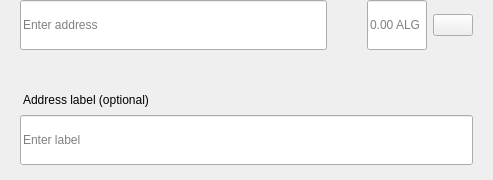
<?xml version="1.0" encoding="UTF-8"?>
<ui version="4.0">
 <class>SendMultiRow</class>
 <widget class="QWidget" name="SendMultiRow">
  <property name="geometry">
   <rect>
    <x>0</x>
    <y>0</y>
    <width>493</width>
    <height>180</height>
   </rect>
  </property>
  <property name="minimumSize">
   <size>
    <width>0</width>
    <height>0</height>
   </size>
  </property>
  <property name="maximumSize">
   <size>
    <width>16777215</width>
    <height>16777215</height>
   </size>
  </property>
  <property name="windowTitle">
   <string>Form</string>
  </property>
  <layout class="QVBoxLayout" name="verticalLayout_3">
   <property name="spacing">
    <number>0</number>
   </property>
   <property name="leftMargin">
    <number>0</number>
   </property>
   <property name="topMargin">
    <number>0</number>
   </property>
   <property name="rightMargin">
    <number>20</number>
   </property>
   <property name="bottomMargin">
    <number>5</number>
   </property>
   <item alignment="Qt::AlignTop">
    <widget class="QWidget" name="widget" native="true">
     <property name="sizePolicy">
      <sizepolicy hsizetype="Expanding" vsizetype="Maximum">
       <horstretch>0</horstretch>
       <verstretch>0</verstretch>
      </sizepolicy>
     </property>
     <property name="minimumSize">
      <size>
       <width>0</width>
       <height>60</height>
      </size>
     </property>
     <property name="maximumSize">
      <size>
       <width>16777215</width>
       <height>85</height>
      </size>
     </property>
     <layout class="QHBoxLayout" name="horizontalLayout" stretch="6,0,2">
      <property name="spacing">
       <number>0</number>
      </property>
      <property name="leftMargin">
       <number>8</number>
      </property>
      <property name="topMargin">
       <number>0</number>
      </property>
      <property name="rightMargin">
       <number>0</number>
      </property>
      <property name="bottomMargin">
       <number>0</number>
      </property>
      <item alignment="Qt::AlignTop">
       <widget class="QStackedWidget" name="stackedAddress">
        <property name="minimumSize">
         <size>
          <width>0</width>
          <height>50</height>
         </size>
        </property>
        <property name="maximumSize">
         <size>
          <width>16777215</width>
          <height>50</height>
         </size>
        </property>
        <widget class="QWidget" name="page_4">
         <property name="sizePolicy">
          <sizepolicy hsizetype="Expanding" vsizetype="Preferred">
           <horstretch>0</horstretch>
           <verstretch>0</verstretch>
          </sizepolicy>
         </property>
         <property name="minimumSize">
          <size>
           <width>0</width>
           <height>50</height>
          </size>
         </property>
         <property name="maximumSize">
          <size>
           <width>16777215</width>
           <height>55</height>
          </size>
         </property>
         <layout class="QVBoxLayout" name="verticalLayout_7">
          <property name="spacing">
           <number>0</number>
          </property>
          <property name="leftMargin">
           <number>12</number>
          </property>
          <property name="topMargin">
           <number>0</number>
          </property>
          <property name="rightMargin">
           <number>0</number>
          </property>
          <property name="bottomMargin">
           <number>0</number>
          </property>
          <item>
           <widget class="QLineEdit" name="lineEditAddress">
            <property name="minimumSize">
             <size>
              <width>0</width>
              <height>50</height>
             </size>
            </property>
            <property name="maximumSize">
             <size>
              <width>16777215</width>
              <height>50</height>
             </size>
            </property>
            <property name="placeholderText">
             <string>Enter address</string>
            </property>
           </widget>
          </item>
         </layout>
        </widget>
        <widget class="QWidget" name="page_3"/>
       </widget>
      </item>
      <item>
       <spacer name="horizontalSpacer_3">
        <property name="orientation">
         <enum>Qt::Horizontal</enum>
        </property>
        <property name="sizeType">
         <enum>QSizePolicy::Fixed</enum>
        </property>
        <property name="sizeHint" stdset="0">
         <size>
          <width>40</width>
          <height>20</height>
         </size>
        </property>
       </spacer>
      </item>
      <item>
       <layout class="QHBoxLayout" name="horizontalLayout_2">
        <property name="spacing">
         <number>6</number>
        </property>
        <item alignment="Qt::AlignTop">
         <widget class="QLineEdit" name="lineEditAmount">
          <property name="sizePolicy">
           <sizepolicy hsizetype="Expanding" vsizetype="Preferred">
            <horstretch>0</horstretch>
            <verstretch>0</verstretch>
           </sizepolicy>
          </property>
          <property name="minimumSize">
           <size>
            <width>0</width>
            <height>50</height>
           </size>
          </property>
          <property name="maximumSize">
           <size>
            <width>16777215</width>
            <height>50</height>
           </size>
          </property>
          <property name="maxLength">
           <number>17</number>
          </property>
          <property name="alignment">
           <set>Qt::AlignLeading|Qt::AlignLeft|Qt::AlignVCenter</set>
          </property>
          <property name="placeholderText">
           <string notr="true">0.00 ALG</string>
          </property>
         </widget>
        </item>
        <item>
         <layout class="QVBoxLayout" name="verticalLayout">
          <property name="topMargin">
           <number>14</number>
          </property>
          <property name="bottomMargin">
           <number>0</number>
          </property>
          <item alignment="Qt::AlignTop">
           <widget class="QPushButton" name="btnMenu">
            <property name="minimumSize">
             <size>
              <width>0</width>
              <height>0</height>
             </size>
            </property>
            <property name="maximumSize">
             <size>
              <width>16777215</width>
              <height>16777215</height>
             </size>
            </property>
            <property name="focusPolicy">
             <enum>Qt::NoFocus</enum>
            </property>
            <property name="text">
             <string/>
            </property>
           </widget>
          </item>
         </layout>
        </item>
       </layout>
      </item>
     </layout>
    </widget>
   </item>
   <item>
    <widget class="QWidget" name="layoutLabel" native="true">
     <property name="minimumSize">
      <size>
       <width>0</width>
       <height>0</height>
      </size>
     </property>
     <property name="maximumSize">
      <size>
       <width>16777215</width>
       <height>16777215</height>
      </size>
     </property>
     <layout class="QVBoxLayout" name="verticalLayout_9">
      <property name="spacing">
       <number>6</number>
      </property>
      <property name="leftMargin">
       <number>20</number>
      </property>
      <property name="topMargin">
       <number>0</number>
      </property>
      <property name="rightMargin">
       <number>0</number>
      </property>
      <property name="bottomMargin">
       <number>10</number>
      </property>
      <item>
       <spacer name="verticalSpacer">
        <property name="orientation">
         <enum>Qt::Vertical</enum>
        </property>
        <property name="sizeType">
         <enum>QSizePolicy::Fixed</enum>
        </property>
        <property name="sizeHint" stdset="0">
         <size>
          <width>20</width>
          <height>20</height>
         </size>
        </property>
       </spacer>
      </item>
      <item>
       <widget class="QLabel" name="labelSubtitleDescription">
        <property name="styleSheet">
         <string notr="true">margin-bottom:2px;
margin-left:0.05px;
padding:0px;</string>
        </property>
        <property name="text">
         <string>Address label (optional)</string>
        </property>
       </widget>
      </item>
      <item>
       <widget class="QLineEdit" name="lineEditDescription">
        <property name="minimumSize">
         <size>
          <width>0</width>
          <height>50</height>
         </size>
        </property>
        <property name="maximumSize">
         <size>
          <width>16777215</width>
          <height>50</height>
         </size>
        </property>
        <property name="placeholderText">
         <string>Enter label</string>
        </property>
       </widget>
      </item>
     </layout>
    </widget>
   </item>
  </layout>
 </widget>
 <resources/>
 <connections/>
</ui>
